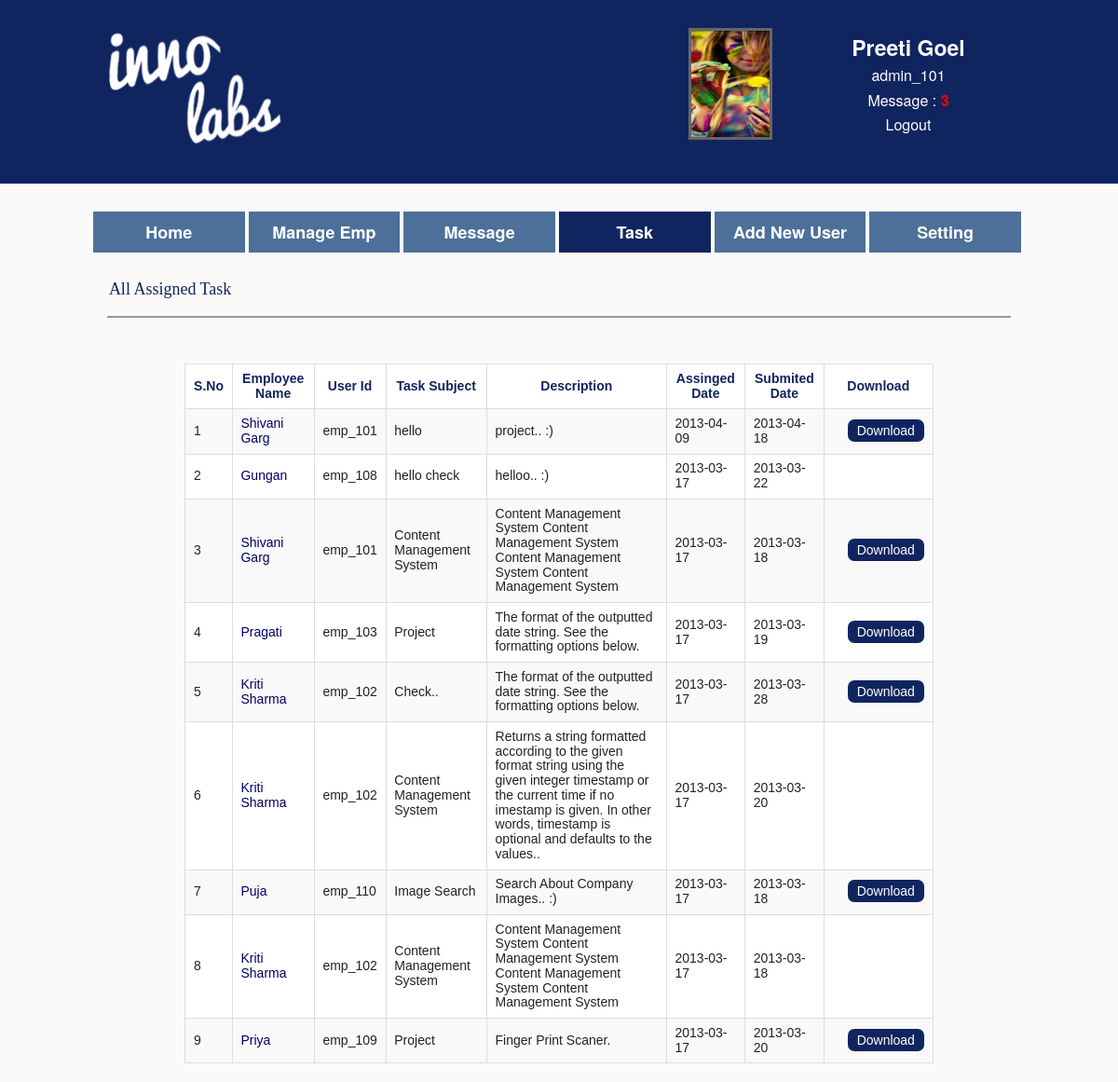
The page /assigned_task.php (signed in) on the database its author committed.
### tables this page shows
CREATE TABLE IF NOT EXISTS `assign_task` (
  `id` int(11) NOT NULL AUTO_INCREMENT,
  `Task_id` varchar(255) NOT NULL,
  `User_id` varchar(255) NOT NULL,
  `Assign_date` varchar(255) NOT NULL,
  `Submit_date` varchar(255) NOT NULL,
  `Subject` varchar(255) NOT NULL,
  `Description` varchar(255) NOT NULL,
  `Attachment` varchar(255) NOT NULL,
  `Status` varchar(255) NOT NULL,
  PRIMARY KEY (`id`)
);

CREATE TABLE IF NOT EXISTS `employee` (
  `id` int(11) NOT NULL AUTO_INCREMENT,
  `Name` varchar(255) NOT NULL,
  `User_id` varchar(255) NOT NULL,
  `Password` varchar(255) NOT NULL,
  `Email_id` varchar(255) NOT NULL,
  `Mobile` varchar(255) NOT NULL,
  `Gender` varchar(255) NOT NULL,
  `Dob` varchar(255) NOT NULL,
  `Department` varchar(255) NOT NULL,
  `Exp_year` varchar(255) NOT NULL,
  `Company` varchar(255) NOT NULL,
  `Designation` varchar(255) NOT NULL,
  `Father_name` varchar(255) NOT NULL,
  `Mother_name` varchar(255) NOT NULL,
  `Father_mobile` varchar(255) NOT NULL,
  `Address` varchar(255) NOT NULL,
  `Image` varchar(255) NOT NULL,
  `Status` varchar(255) NOT NULL,
  PRIMARY KEY (`id`)
);

### assigned_task.php (the view, shortened to what this page needs)
<?php
include('header.php');
?>
   <?php
	if(substr($_SESSION['login_id'],0,4) == 'admi')
	{
		$query_task = mysql_query("SELECT * FROM assign_task WHERE Status = 'True' order by id desc");
		$row_task = mysql_fetch_assoc($query_task);
	?>
    <div class="row nav">
    	<a href="home.php">
        <div class="large-2 column">
         Home
        </div>
        </a>
        <a href="manage_emp.php">
        <div class="large-2 column">
       	 Manage Emp
        </div>
        </a>
        <a href="message.php">
        <div class="large-2 column">
         Message
        </div>
        </a>
        <a href="task.php">
        <div class="large-2 column" style="background:#10255F;">
         Task
        </div>
        </a>
        <a href="signup.php">
        <div class="large-2 column">
         Add New User
        </div>
        </a>
        <a href="setting.php">
        <div class="large-2 column" >
        Setting
        </div>
        </a>
    </div>
    <div class="row">
    	<div class="large-12 column main_heading">
        All Assigned Task
        </div>
    </div>
     <div class="row">
    	<div class="large-12 column">
        <hr style="border:0.1em #999999 solid;">
        </div>
    </div>
   <div class="manage_emp">
   <div class="row table">
   <div class="large-10 columns large-centered" style="text-align:center">
   <center>
   <?php
   if(mysql_num_rows($query_task) != "0")
   {
   echo '<table border="2">
   <tr>
   		<td class="head_table">S.No</td>
   		<td class="head_table">Employee Name</td>
   		<td class="head_table">User Id</td>
        <td class="head_table">Task Subject</td>
        <td class="head_table">Description</td>
		<td class="head_table">Assinged Date</td>
        <td class="head_table">Submited Date</td>
        <td class="head_table">Download</td>
   </tr>';
   	$a = 1;
	do{
		echo '<tr>';
		echo '<td>'.$a.'</td>';
		$sender_id = $row_task['User_id'];
		$query_name = mysql_query("SELECT * FROM employee WHERE User_id = '$sender_id'");
		$row_name = mysql_fetch_assoc($query_name);
		echo '<td><a href="view_employee.php?user_id='.$row_task['User_id'].'" class="user_table">'.$row_name['Name'].'</a></td>';
		echo '<td>'.$row_task['User_id'].'</td>';
		echo '<td>'.$row_task['Subject'].'</td>';
		echo '<td>'.$row_task['Description'].'</td>';
		echo '<td>'.$row_task['Assign_date'].'</td>';
		echo '<td>'.$row_task['Submit_date'].'</td>';
		if($row_task['Attachment'] != NULL)
		echo '<td><a href="submit_task/'.$row_task['Attachment'].'" class="v_e_d">Download</a></td>';
		else
		echo '<td></td>';
		echo '</tr>';
		$a++;
	}while($row_task = mysql_fetch_assoc($query_task));
	echo '</table>';
   }
   else
   {
	   echo "There is no any assigned Task..!";
	}
	?>
   </center>
   </div>
   </div>
   </div>
    <?php
	}
	?>
</body>
</html>

### header.php (shortened to what this page needs)
<?php
if(substr($_SESSION['login_id'],0,4) == 'admi')
{
	if(!isset($_SESSION['login_id']))
	{
		header('location:index.php');
	}
	else{
		$user_id = $_SESSION['login_id'];
		$table = "msg_".$user_id;
		$query = mysql_query("SELECT * FROM admin Where Status = 'True' AND User_id = '$user_id'");
		$row_header = mysql_fetch_assoc($query);
		$query = mysql_query("SELECT * FROM $table WHERE Status = 'True' AND Display = '1'");
		$total_message =  mysql_num_rows($query);
	}
?>
<!DOCTYPE html>
 <html class="no-js" lang="en">
<head>
  <link rel="stylesheet" href="css/normalize.css" />
  <link rel="stylesheet" href="css/main.css" />
  <link rel="stylesheet" href="css/foundation.css" />
</head>
<body id="body">
<div id="full_width">
    <div class="row header" id="full_widths">
        <div class="large-6 columns">
        	<div class="row">
            <div class="large-10 column">
       			 <a href="#"><img src="img/logo.png" style="height:130px;  margin-left:-100px;"></a>
        	</div>
        	</div>
        </div>
        <div class="large-2 large-offset-1 column" >
            <div class="row">
				<div class="large-8 large-offset-4">
            		<img src="admin/<?php echo $row_header['Image']?>" style="height:120px;width:90px;border:3px #666 solid;"  >
            	</div>
            </div>
        </div>
        <div class="large-3 column end">
            <div class="row ">
                <div class="large-12 columns user_name">
                <h4><a href="#" class="user_n"><?php echo $row_header['Name']?></a></h4>
                </div>
            </div>
            <div class="row ">
                <div class="large-12 user_name columns" style="margin-top:-10px;">
                <p class="user_n"><?php echo $row_header['User_id']?></p>
                </div>
            </div>
            <div class="row ">
                <div class="large-12 user_name column" style="margin-top:-19px;">
                <p><a href="view_message.php" class="user_n">Message : <?php
                if($total_message == '0')
				{
					echo "<span style='font-weight:bold;'>".$total_message."</span>";
				}
				else
				{
					echo "<span style='color:red;font-weight:bold;'>".$total_message."</span>";
				}
				?>
                </a></p>
                </div>
            </div>
            <div class="row ">
                <div class="large-12 user_name column" style="margin-top:-19px;">
                <p><a href="logout.php" class="user_n">Logout</a></p>
                </div>
            </div>
         </div>
    </div>
 </div>
<?php
}
else{
	unset($_SESSION['login_id']);
	header('location: index.php');
}
?>

### css/main.css (style rules this page uses)
#body { background:#fbfaf8; }
.main_heading { margin-top:30px; font-size:18px; color:#10255F; font-family:"Comic Sans MS", cursive; }
#full_width { width:100%; background:#10255F; }
.header { padding-top:30px; padding-bottom:30px; }
.user_name { text-align:center; }
.user_n { color:#fff !important; }
.user_table { color:#006 !important; }
.nav { padding-top:30px; }
.nav div { text-align:center; padding-top:1.3%; padding-bottom:1.3%; font-size:18px; background:#4c7099; border-right:#fbfaf8 solid 4px; color:#fff; font-weight:bold; }
.manage_emp { font-family:"Lucida Sans Unicode", "Lucida Grande", sans-serif; }
.manage_emp .table { padding-top:30px; }
.v_e_d { margin-left:16px; background-color:#10255F; color:#FFF; text-align:center; padding:4px 10px 4px 10px; border-radius:7px; cursor:pointer; }
.head_table { font-size:14px; font-weight:bold; color:#10255F; text-align:center; }
tr { padding:50px; }

### rows shown on the page
assign_task: employee.Name "Shivani Garg", User "emp_101", Subject "hello", Description "project.. :)", Assign_date "2013-04-09", Submit_date "2013-04-18"
assign_task: employee.Name "Gungan", User "emp_108", Subject "hello check", Description "helloo.. :)", Assign_date "2013-03-17", Submit_date "2013-03-22"
assign_task: employee.Name "Shivani Garg", User "emp_101", Subject "Content Management System", Description "Content Management System Content Management System Content Management System Content Management System", Assign_date "2013-03-17", Submit_date "2013-03-18"
assign_task: employee.Name "Pragati", User "emp_103", Subject "Project", Description "The format of the outputted date string. See the formatting options below.", Assign_date "2013-03-17", Submit_date "2013-03-19"
assign_task: employee.Name "Kriti Sharma", User "emp_102", Subject "Check..", Description "The format of the outputted date string. See the formatting options below.", Assign_date "2013-03-17", Submit_date "2013-03-28"
assign_task: employee.Name "Kriti Sharma", User "emp_102", Subject "Content Management System", Description "Returns a string formatted according to the given format string using the given integer timestamp or the current time if no imestamp is given. In other words, timestamp is optional and defaults to the values..", Assign_date "2013-03-17", Submit_date "2013-03-20"
assign_task: employee.Name "Puja", User "emp_110", Subject "Image Search", Description "Search About Company Images.. :)", Assign_date "2013-03-17", Submit_date "2013-03-18"
assign_task: employee.Name "Kriti Sharma", User "emp_102", Subject "Content Management System", Description "Content Management System Content Management System Content Management System Content Management System", Assign_date "2013-03-17", Submit_date "2013-03-18"
assign_task: employee.Name "Priya", User "emp_109", Subject "Project", Description "Finger Print Scaner.", Assign_date "2013-03-17", Submit_date "2013-03-20"

### other values the page prints
$row_header['Name'] "Preeti Goel"
$row_header['User_id'] "admin_101"
$total_message "3"
